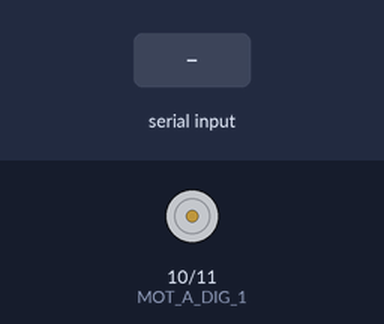
A sketch run on a simulated Arduino Uno, built with avr-gcc and run on an emulated ATmega328P. Parts: motor-driver pin pairs drawn as motors (green arrow = first pin HIGH = forward, orange = second pin HIGH = backward, longer = more drive). The inputs (shaded band) are chosen by the test bench. What the sketch prints to the serial monitor is not drawn.

Above: at 1.2 s.
1.3 s: "1" received over Serial
2.8 s: "0" received over Serial
Timing chart, 0 to 5.8 s (numbered marks = the images above; inputs shaded):
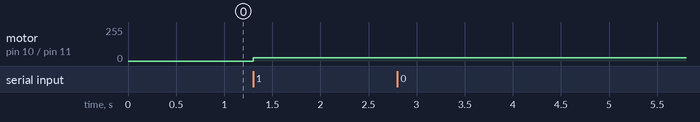

Measured:
- after the input at 1.3 s, motor on pin 10 (MOT_A_DIG_1) / pin 11 (MOT_A_DIG_2): stopped → forward 25/255 at once
- after the input at 2.8 s, every drawn part: stays the same

The sketch:

Dual_Motor_variable.ino
```cpp
#include <Ultrasonic.h>
#include "HW354_Controller.h"

#define MOT_A_DIG_1 10  // must be PWM PINS
#define MOT_A_DIG_2 11  // must be PWM PINS

int speed = 0;


HW354_Controller leftMotor("LEFT", MOT_A_DIG_1, MOT_A_DIG_2);

void setup()
{
  leftMotor.init();
 // pinMode(MOT_A_DIG_1, OUTPUT); //output perche' definisce lo stato logico del pin IN1 del modulo L298N
  //pinMode(MOT_A_DIG_2, OUTPUT); //output perche' definisce lo stato logico del pin IN2 del modulo L298N

  Serial.begin(9600);
  Serial.println("Enter number for control option:");
  Serial.println("1. FORWARD");
  Serial.println("2. REVERSE");
  Serial.println("3. STOP");
  Serial.println();

  speed=0;
 // motoreSinistro_HW354(0);
}

/*
 *  power  -100   100
 */
void motoreSinistro_HW354(int potenza)
{
  Serial.print("left: ");
  Serial.println(potenza);

  if (potenza>=0)
  {
    analogWrite(MOT_A_DIG_1,  map(potenza,0,100,0,255));
    digitalWrite(MOT_A_DIG_2, LOW);
  }
  else
  {
    analogWrite(MOT_A_DIG_2,  map(potenza,-100,0,255,0));
    //analogWrite(MOT_A_DIG_2,  0);
 //   digitalWrite(MOT_A_DIG_2,  HIGH);
    digitalWrite(MOT_A_DIG_1, LOW);
   // Serial.print("--: ");
  }
}


void loop()
{
  char user_input;

  while(Serial.available())
  {
    user_input = Serial.read();

    Serial.println(user_input);

    if (user_input =='1')
    {

      speed=speed+10;
      //motoreSinistro_HW354(speed);
      leftMotor.setSpeed(speed);
      // Forward();
    }
    else if(user_input =='2')
    {
     // Reverse();
       speed=speed-10;
       leftMotor.setSpeed(speed);
    ///  motoreSinistro_HW354(speed);
    }
    else if(user_input =='3')
    {
    //  Stop();
    }
    else  if(user_input != 0 && user_input != 13)
    {
      Serial.println("Invalid option entered.");
    }
  }
}
```

HW354_Controller.h
```cpp
#define MOTOR_DEBUG

/*
HW354 motor driver
MOT_DIG_1   PNW
MOT_DIG_2   PNW
*/
class HW354_Controller
{
  public:
  int speed; // 0 -100
  int MOT_DIG_1;
  int MOT_DIG_2;
  char name[10];

  HW354_Controller(const  char *_name, int MOT_DIG_1,int MOT_DIG_2):MOT_DIG_1(MOT_DIG_1),MOT_DIG_2(MOT_DIG_2) {

    strcpy(name,_name);
  }

  void init(){
     pinMode(MOT_DIG_1, OUTPUT); //output perche' definisce lo stato logico del pin IN1 del modulo L298N
    pinMode(MOT_DIG_2, OUTPUT); //output perche' definisce lo stato logico del pin IN2 del modulo L298N
  }

  //  -100  100
  void setSpeed(int speed)
  {
    this->speed=speed;

  #ifdef MOTOR_DEBUG
    Serial.print(name);
    Serial.print(" ");
    Serial.println(speed);
  #endif

    if (speed>=0)
    {
      analogWrite(MOT_DIG_1,  map(speed,0,100,0,255));
      digitalWrite(MOT_DIG_2, LOW);
    }
    else
    {
      analogWrite(MOT_DIG_2,  map(speed,-100,0,255,0));
      //analogWrite(MOT_A_DIG_2,  0);
  //   digitalWrite(MOT_A_DIG_2,  HIGH);
      digitalWrite(MOT_DIG_1, LOW);
    // Serial.print("--: ");
    }
  }

};
```
